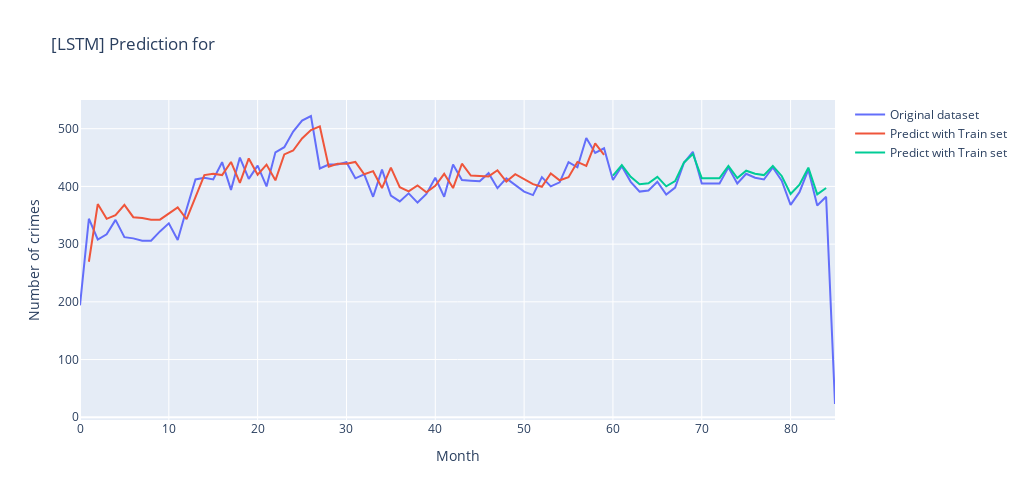

Notebook source saved alongside this figure:
### Code cell
listGraph = []
listGraph.append(go.Scatter(x=list(range(0,len(df1))),y=scaler.inverse_transform(df1).flatten(),name="Original dataset"))
listGraph.append(go.Scatter(x=list(range(0,len(trainPredictPlot))),y=trainPredictPlot.flatten(),name="Predict with Train set"))
listGraph.append(go.Scatter(x=list(range(0,len(testPredictPlot))),y=testPredictPlot.flatten(),name="Predict with Train set"))

fig = go.Figure(data=listGraph)
fig.update_layout(width=1024,height=500,title="[LSTM] Prediction for ",xaxis=dict(title='Month'),yaxis=dict(title='Number of crimes'))

fig.show()

### Figure 1 — Plotly figure (JSON) as saved in the notebook; plotly's stock layout.template omitted (floating-point values rounded to 4 significant figures)
{"data": [{"name": "Original dataset", "x": [0, 1, 2, 3, 4, 5, 6, 7, 8, 9, 10, 11, 12, 13, 14, 15, 16, 17, 18, 19, 20, 21, 22, 23, 24, 25, 26, 27, 28, 29, 30, 31, 32, 33, 34, 35, 36, 37, 38, 39, 40, 41, 42, 43, 44, 45, 46, 47, 48, 49, 50, 51, 52, 53, 54, 55, 56, 57, 58, 59, 60, 61, 62, 63, 64, 65, 66, 67, 68, 69, 70, 71, 72, 73, 74, 75, 76, 77, 78, 79, 80, 81, 82, 83, 84, 85], "y": [194.0, 344.0, 308.0, 317.0, 342.0, 312.0, 310.0, 306.0, 306.0, 322.0, 336.0, 307.0, 361.0, 412.0, 415.0, 412.0, 442.0, 394.0, 450.0, 413.0, 436.0, 400.0, 459.0, 468.0, 495.0, 514.0, 522.0, 431.0, 438.0, 438.0, 442.0, 414.0, 421.0, 382.0, 429.0, 384.0, 374.0, 388.0, 372.0, 387.0, 415.0, 382.0, 438.0, 411.0, 410.0, 409.0, 423.0, 397.0, 414.0, 403.0, 391.0, 385.0, 416.0, 400.0, 407.0, 442.0, 433.0, 484.0, 458.0, 466.0, 411.0, 435.0, 408.0, 391.0, 393.0, 408.0, 386.0, 398.0, 441.0, 460.0, 405.0, 405.0, 405.0, 433.0, 405.0, 422.0, 415.0, 412.0, 433.0, 410.0, 368.0, 390.0, 429.0, 367.0, 382.0, 23.0], "type": "scatter"}, {"name": "Predict with Train set", "x": [0, 1, 2, 3, 4, 5, 6, 7, 8, 9, 10, 11, 12, 13, 14, 15, 16, 17, 18, 19, 20, 21, 22, 23, 24, 25, 26, 27, 28, 29, 30, 31, 32, 33, 34, 35, 36, 37, 38, 39, 40, 41, 42, 43, 44, 45, 46, 47, 48, 49, 50, 51, 52, 53, 54, 55, 56, 57, 58, 59, 60, 61, 62, 63, 64, 65, 66, 67, 68, 69, 70, 71, 72, 73, 74, 75, 76, 77, 78, 79, 80, 81, 82, 83, 84, 85], "y": [null, 269.5, 369.4, 343.8, 350.1, 367.9, 346.6, 345.2, 342.4, 342.4, 353.7, 363.6, 343.1, 381.7, 419.6, 421.9, 419.6, 442.4, 406.1, 448.5, 420.4, 437.8, 410.6, 455.4, 462.3, 483.1, 497.8, 503.9, 434.0, 439.3, 439.3, 442.4, 421.1, 426.4, 397.2, 432.5, 398.7, 391.3, 401.6, 389.8, 400.9, 421.9, 397.2, 439.3, 418.9, 418.1, 417.4, 427.9, 408.3, 421.1, 412.8, 403.9, 399.4, 422.6, 410.6, 415.8, 442.4, 435.5, 474.6, 454.6, null, null, null, null, null, null, null, null, null, null, null, null, null, null, null, null, null, null, null, null, null, null, null, null, null, null], "type": "scatter"}, {"name": "Predict with Train set", "x": [0, 1, 2, 3, 4, 5, 6, 7, 8, 9, 10, 11, 12, 13, 14, 15, 16, 17, 18, 19, 20, 21, 22, 23, 24, 25, 26, 27, 28, 29, 30, 31, 32, 33, 34, 35, 36, 37, 38, 39, 40, 41, 42, 43, 44, 45, 46, 47, 48, 49, 50, 51, 52, 53, 54, 55, 56, 57, 58, 59, 60, 61, 62, 63, 64, 65, 66, 67, 68, 69, 70, 71, 72, 73, 74, 75, 76, 77, 78, 79, 80, 81, 82, 83, 84, 85], "y": [null, null, null, null, null, null, null, null, null, null, null, null, null, null, null, null, null, null, null, null, null, null, null, null, null, null, null, null, null, null, null, null, null, null, null, null, null, null, null, null, null, null, null, null, null, null, null, null, null, null, null, null, null, null, null, null, null, null, null, null, 418.9, 437.0, 416.6, 403.9, 405.4, 416.6, 400.2, 409.1, 441.6, 456.1, 414.3, 414.3, 414.3, 435.5, 414.3, 427.2, 421.9, 419.6, 435.5, 418.1, 386.9, 403.1, 432.5, 386.1, 397.2, null], "type": "scatter"}], "layout": {"width": 1024, "height": 500, "title": {"text": "[LSTM] Prediction for "}, "xaxis": {"title": {"text": "Month"}}, "yaxis": {"title": {"text": "Number of crimes"}}}}
